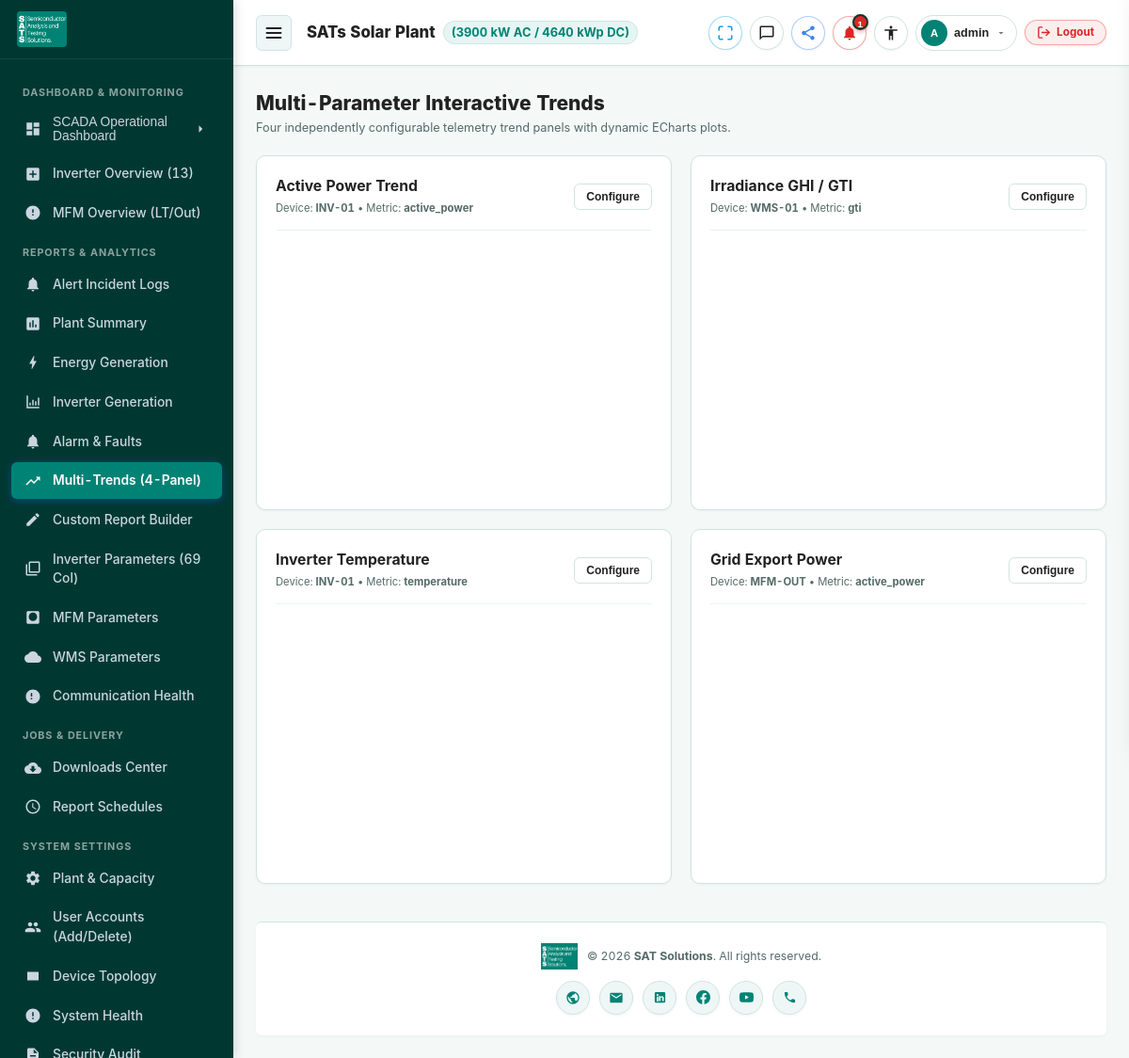
/reports/trends (signed in), run on an earlier commit of the app's database.
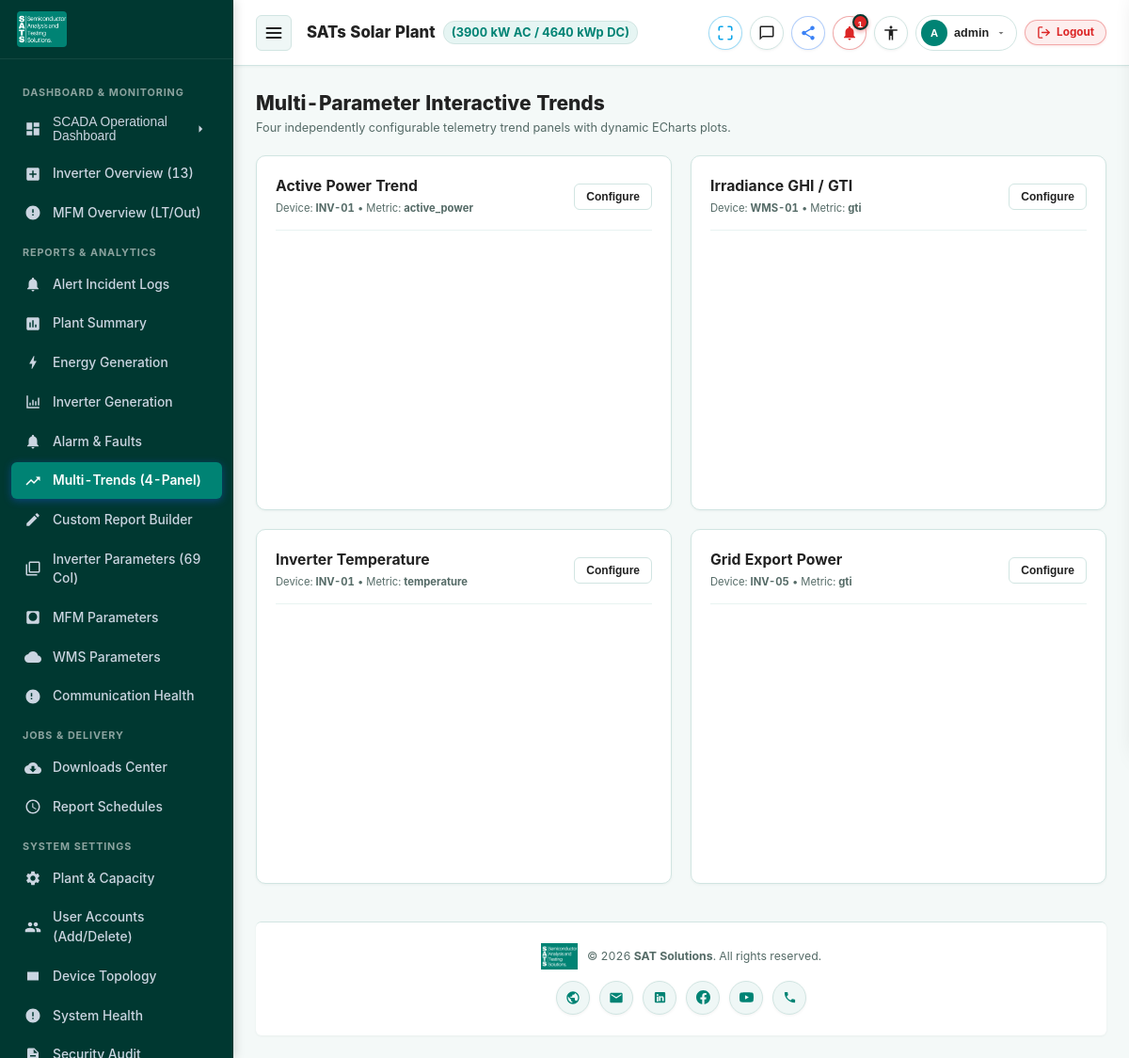
And on a later commit of the database.
### apps/reports/models.py (models this page shows, shortened)
class TrendConfiguration(models.Model):
    panel_index = models.IntegerField(default=1, choices=[(1, 'Panel 1'), (2, 'Panel 2'), (3, 'Panel 3'), (4, 'Panel 4')])
    title = models.CharField(max_length=150, default="Trend Chart")
    device_id = models.CharField(max_length=50, default="INV-01")
    metric_id = models.CharField(max_length=50, default="active_power")
    chart_type = models.CharField(max_length=20, default="line", choices=[
        ('line', 'Line Chart'),
        ('bar', 'Bar Chart'),
        ('area', 'Area Chart')
    ])
    period = models.CharField(max_length=20, default="daily")
    interval = models.CharField(max_length=20, default="15min")
    user = models.ForeignKey(settings.AUTH_USER_MODEL, on_delete=models.CASCADE, null=True, blank=True)
    updated_at = models.DateTimeField(auto_now=True)
    class Meta:
        ordering = ['panel_index']

### apps/reports/views.py (the view, shortened to what this page needs)
# urls.py: path('reports/trends', views.report_trends_view, name='report_trends'),
@login_required
def report_trends_view(request):
    panels = TrendConfiguration.objects.all().order_by('panel_index')
    devices = Device.objects.filter(is_enabled=True)
    return render(request, 'reports/report_trends.html', {
        'panels': panels,
        'devices': devices,
        'report_title': 'Multi-Parameter Interactive Trends'
    })

### templates/reports/report_trends.html (shortened to what this page needs)
{% extends 'base.html' %}
{% block content %}
<div style="margin-bottom: 20px;">
    <h1 style="font-size: 1.4rem; font-weight: 800; color: var(--text-main);">{{ report_title }}</h1>
    <div style="font-size: 0.85rem; color: var(--text-muted);">
        Four independently configurable telemetry trend panels with dynamic ECharts plots.
    </div>
</div>
<div class="grid-2col-responsive">
    {% for p in panels %}
        <div class="card" style="margin-bottom: 0;">
            <div class="card-header">
                <div>
                    <h2 class="card-title" id="panel-title-{{ p.panel_index }}">{{ p.title }}</h2>
                    <span id="panel-meta-{{ p.panel_index }}" style="font-size: 0.75rem; color: var(--text-muted);">Device: <b>{{ p.device_id }}</b> • Metric: <b>{{ p.metric_id }}</b></span>
                </div>
                <button type="button" class="export-btn" onclick="openTrendModal({{ p.panel_index }})">
                    Configure
                </button>
            </div>
            <div id="trend-chart-panel-{{ p.panel_index }}" style="width: 100%; height: 260px;"></div>
        </div>
    {% endfor %}
</div>
{% endblock %}

What changed in the data, as far as the page shows it:
changed TrendConfiguration "Grid Export Power": device_id "MFM-OUT" → "INV-05"; metric_id "active_power" → "gti"
